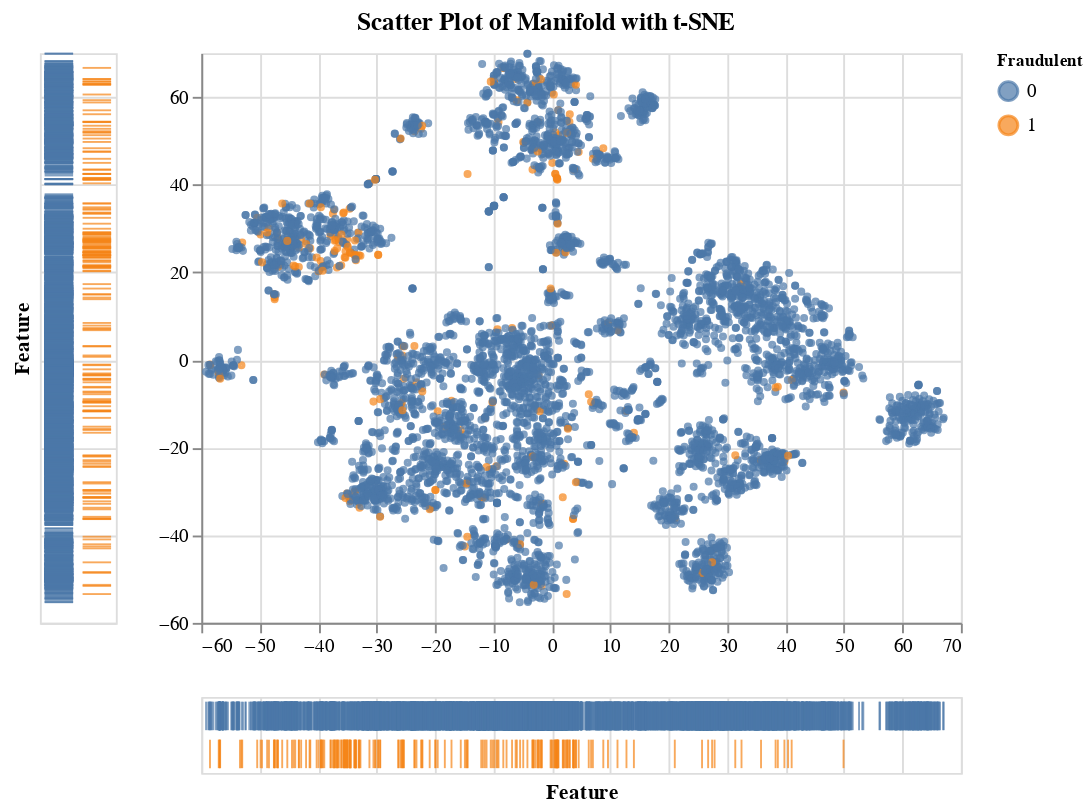

Notebook code for this chart:
### Code cell
source = pd.DataFrame(
    np.c_[manifold, df_y_valid.iloc[:n_samples].values],
    columns=["feature_x", "feature_y", "is_fraud"],
)
source["is_fraud"] = source["is_fraud"].map(lambda x: str(int(x)))

brush = alt.selection(type="interval")
base = alt.Chart(source).add_selection(brush)
points = base.mark_point(size=5).encode(
    x=alt.X("feature_x", title=None),
    y=alt.Y("feature_y", title=None),
    color=alt.condition(
        brush,
        alt.Color("is_fraud:N", legend=alt.Legend(title="Fraudulent", titleFontSize=9)),
        alt.value("grey"),
    ),
)
tick_axis = alt.Axis(labels=False, domain=False, ticks=False)
x_ticks = base.mark_tick().encode(
    alt.X("feature_x", title="Feature", axis=tick_axis),
    alt.Y("is_fraud", title=None, axis=tick_axis),
    color=alt.condition(brush, "is_fraud", alt.value("lightgrey")),
)
y_ticks = base.mark_tick().encode(
    alt.X("is_fraud", title=None, axis=tick_axis),
    alt.Y("feature_y", title="Feature", axis=tick_axis),
    color=alt.condition(brush, "is_fraud", alt.value("lightgrey")),
)
(y_ticks | (points & x_ticks)).properties(
    title="Scatter Plot of Manifold with t-SNE"
).configure_title(anchor="middle")

### Figure 1 — Vega-Lite specification as saved in the notebook (floating-point values rounded to 4 significant figures; data arrays with more than 128 entries replaced by an {"elided": "..."} marker saying what was removed)
{"config": {"view": {"continuousWidth": 400, "continuousHeight": 300}, "title": {"anchor": "middle"}}, "hconcat": [{"mark": "tick", "encoding": {"color": {"condition": {"field": "is_fraud", "type": "nominal", "selection": "selector002"}, "value": "lightgrey"}, "x": {"axis": {"domain": false, "labels": false, "ticks": false}, "field": "is_fraud", "title": null, "type": "nominal"}, "y": {"axis": {"domain": false, "labels": false, "ticks": false}, "field": "feature_y", "title": "Feature", "type": "quantitative"}}, "selection": {"selector002": {"type": "interval"}}}, {"vconcat": [{"mark": {"type": "point", "size": 5}, "encoding": {"color": {"condition": {"field": "is_fraud", "legend": {"title": "Fraudulent", "titleFontSize": 9}, "type": "nominal", "selection": "selector002"}, "value": "grey"}, "x": {"field": "feature_x", "title": null, "type": "quantitative"}, "y": {"field": "feature_y", "title": null, "type": "quantitative"}}, "selection": {"selector002": {"type": "interval"}}}, {"mark": "tick", "encoding": {"color": {"condition": {"field": "is_fraud", "type": "nominal", "selection": "selector002"}, "value": "lightgrey"}, "x": {"axis": {"domain": false, "labels": false, "ticks": false}, "field": "feature_x", "title": "Feature", "type": "quantitative"}, "y": {"axis": {"domain": false, "labels": false, "ticks": false}, "field": "is_fraud", "title": null, "type": "nominal"}}, "selection": {"selector002": {"type": "interval"}}}]}], "data": {"name": "data-6e7f64999e6c924d24fa2810c18cea52"}, "title": "Scatter Plot of Manifold with t-SNE", "$schema": "https://vega.github.io/schema/vega-lite/v4.17.0.json", "datasets": {"data-6e7f64999e6c924d24fa2810c18cea52": {"elided": "5000 records"}}}
